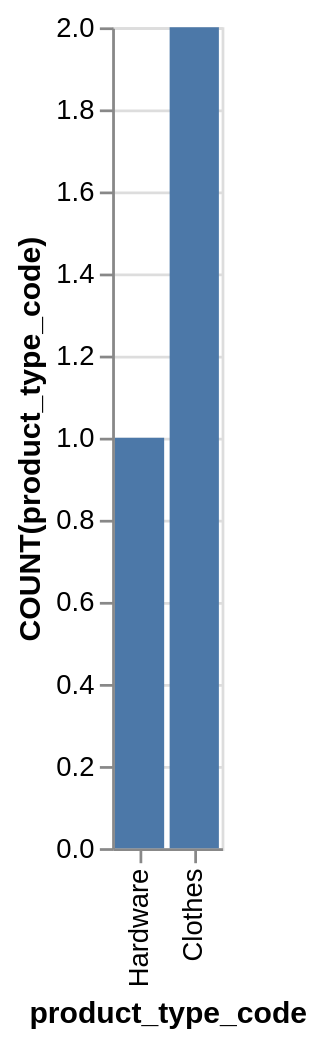

The specification (Vega-Lite) saved for this image:
### Vega-Lite specification from a JSON file in a GitHub repository (floating-point values rounded to 4 significant figures)
{"data": {"values": [{"x_data": "Hardware", "y_data": 1}, {"x_data": "Clothes", "y_data": 2}]}, "mark": "bar", "encoding": {"x": {"field": "x_data", "type": "nominal", "title": "product_type_code", "sort": {"op": "sum", "field": "y_data", "order": "ascending"}}, "y": {"field": "y_data", "type": "quantitative", "title": "COUNT(product_type_code)"}}}
